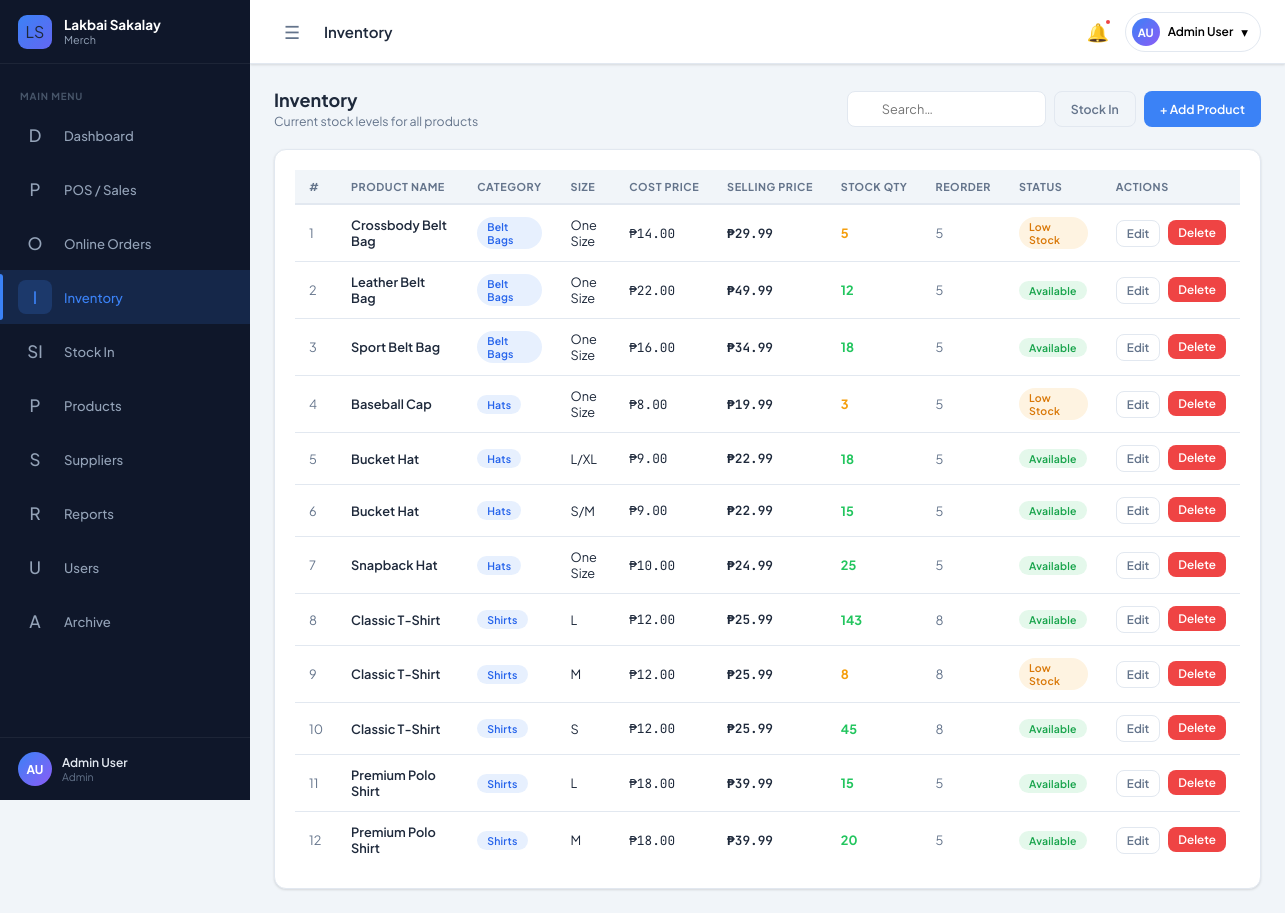
/modules/inventory/index.php (signed in), run on the app's committed database.
### tables this page shows
CREATE TABLE IF NOT EXISTS products (
  product_id    INT UNSIGNED AUTO_INCREMENT PRIMARY KEY,
  product_name  VARCHAR(150) NOT NULL,
  category_id   INT UNSIGNED,
  size          VARCHAR(20)  NOT NULL DEFAULT 'One Size',
  price         DECIMAL(10,2) NOT NULL DEFAULT 0.00,
  cost_price    DECIMAL(10,2) NOT NULL DEFAULT 0.00,
  reorder_lvl   INT          NOT NULL DEFAULT 5,
  created_at    DATETIME     NOT NULL DEFAULT CURRENT_TIMESTAMP,
  FOREIGN KEY (category_id) REFERENCES categories(id) ON DELETE SET NULL
);

CREATE TABLE IF NOT EXISTS categories (
  id    INT UNSIGNED AUTO_INCREMENT PRIMARY KEY,
  name  VARCHAR(80) NOT NULL UNIQUE
);

CREATE TABLE IF NOT EXISTS stock (
  stock_id   INT UNSIGNED AUTO_INCREMENT PRIMARY KEY,
  product_id INT UNSIGNED NOT NULL UNIQUE,
  quantity   INT          NOT NULL DEFAULT 0,
  FOREIGN KEY (product_id) REFERENCES products(product_id) ON DELETE CASCADE
);

### config/app.php (called while the page is built, shortened)
<?php
require_once BASE_PATH . '/config/database.php';
require_once BASE_PATH . '/classes/Product.php';
function e(mixed $val): string {
    return htmlspecialchars((string)$val, ENT_QUOTES, 'UTF-8');
}
function isAdmin(): bool {
    return ($_SESSION['role'] ?? '') === 'admin';
}

### config/database.php (called while the page is built, shortened)
<?php
class Database {
    private static ?PDO $instance = null;
    public static function getInstance(): PDO {
        if (self::$instance === null) {
            $dsn = 'mysql:host=' . DB_HOST . ';dbname=' . DB_NAME . ';charset=utf8mb4';
            $options = [
                PDO::ATTR_ERRMODE            => PDO::ERRMODE_EXCEPTION,
                PDO::ATTR_DEFAULT_FETCH_MODE => PDO::FETCH_ASSOC,
                PDO::ATTR_EMULATE_PREPARES   => false,
            ];
            try {
                self::$instance = new PDO($dsn, DB_USER, DB_PASS, $options);
            } catch (PDOException $e) {
                die(json_encode(['error' => 'Database connection failed: ' . $e->getMessage()]));
            }
        }
        return self::$instance;
    }
}

### classes/Product.php (called while the page is built, shortened)
<?php
class Product {
    private PDO $db;
    public function __construct() {
        $this->db = Database::getInstance();
    }
    public function getAll(): array {
        return $this->db->query(
            'SELECT p.product_id, p.product_name, c.name AS category, p.size,
                    p.cost_price, p.price, p.reorder_lvl, s.quantity
             FROM products p
             LEFT JOIN categories c ON c.id = p.category_id
             JOIN stock s ON s.product_id = p.product_id
             WHERE p.archived_at IS NULL
             ORDER BY c.name, p.product_name, p.size'
        )->fetchAll();
    }
    public function countLowStock(): int {
        return (int)$this->db->query(
            'SELECT COUNT(*) FROM products p JOIN stock s ON s.product_id=p.product_id WHERE s.quantity<=p.reorder_lvl'
        )->fetchColumn();
    }
}

### modules/inventory/index.php (the view, shortened to what this page needs)
<?php
require_once __DIR__ . '/../../config/app.php';
$pageTitle   = 'Inventory';
$currentPage = 'inventory';
$product = new Product();
$products   = $product->getAll();
require_once __DIR__ . '/../../includes/head.php';
require_once __DIR__ . '/../../includes/sidebar.php';
require_once __DIR__ . '/../../includes/topbar.php';
?>
<div class="page-header">
  <div><h1>Inventory</h1><p>Current stock levels for all products</p></div>
  <div class="d-flex gap-8">
    <div class="search-wrap">
      <input type="text" id="invSearch" class="form-control" placeholder="Search…">
    </div>
    <?php if (isAdmin()): ?>
      <a href="<?= APP_URL ?>/modules/stock_in/index.php" class="btn btn-ghost"> Stock In</a>
      <a href="<?= APP_URL ?>/modules/products/index.php" class="btn btn-primary">+ Add Product</a>
    <?php endif; ?>
  </div>
</div>
<div class="card">
  <div class="table-wrapper">
    <table>
      <thead>
        <tr>
          <th>#</th><th>Product Name</th><th>Category</th><th>Size</th>
          <th>Cost Price</th><th>Selling Price</th><th>Stock Qty</th>
          <th>Reorder</th><th>Status</th>
          <?php if (isAdmin()): ?><th>Actions</th><?php endif; ?>
        </tr>
      </thead>
      <tbody id="invBody">
        <?php foreach ($products as $i => $p):
          $stockStatus = 'good'; $statusLabel = 'Available'; $badgeClass = 'badge-green';
          if ($p['quantity'] == 0)              { $stockStatus='out'; $statusLabel='Out of Stock'; $badgeClass='badge-red'; }
          elseif ($p['quantity'] <= $p['reorder_lvl']) { $stockStatus='low'; $statusLabel='Low Stock';    $badgeClass='badge-orange'; }
        ?>
          <tr>
            <td class="text-muted"><?= $i + 1 ?></td>
            <td style="font-weight:600"><?= e($p['product_name']) ?></td>
            <td><span class="badge badge-blue"><?= e($p['category'] ?? 'Uncategorized') ?></span></td>
            <td><?= e($p['size']) ?></td>
            <td class="text-mono">₱<?= number_format($p['cost_price'], 2) ?></td>
            <td class="text-mono" style="font-weight:600">₱<?= number_format($p['price'], 2) ?></td>
            <td style="font-weight:700;color:<?= $stockStatus==='out' ? 'var(--clr-danger)' : ($stockStatus==='low' ? 'var(--clr-warning)' : 'var(--clr-success)') ?>">
              <?= number_format($p['quantity']) ?>
            </td>
            <td class="text-muted"><?= $p['reorder_lvl'] ?></td>
            <td><span class="badge <?= $badgeClass ?>"><?= $statusLabel ?></span></td>
            <?php if (isAdmin()): ?>
            <td>
              <div class="d-flex gap-8">
                <button class="btn btn-ghost btn-sm" onclick="openInvEdit(<?= htmlspecialchars(json_encode($p), ENT_QUOTES) ?>)">Edit</button>
                <form method="POST" onsubmit="event.preventDefault();confirmDelete(this)">
                  <button type="submit" class="btn btn-danger btn-sm">Delete</button>
                </form>
              </div>
            </td>
            <?php endif; ?>
          </tr>
        <?php endforeach; ?>
      </tbody>
    </table>
  </div>
</div>
<?php require_once __DIR__ . '/../../includes/footer.php'; ?>

### includes/head.php (shortened to what this page needs)
<!DOCTYPE html>
<html lang="en">
<head>
  <link rel="stylesheet" href="<?= APP_URL ?>/assets/css/main.css">
</head>
<body>
<div id="layout">

### includes/sidebar.php
<?php
$currentPage = $currentPage ?? '';
$role = $_SESSION['role'] ?? 'employee';
$navItems = [
  ['href' => 'dashboard',      'icon' => 'D',  'label' => 'Dashboard',      'roles' => ['admin','employee']],
  ['href' => 'pos',            'icon' => 'P',  'label' => 'POS / Sales',    'roles' => ['admin','employee']],
  ['href' => 'online_orders',  'icon' => 'O',  'label' => 'Online Orders',  'roles' => ['admin','employee']],
  ['href' => 'inventory',      'icon' => 'I',  'label' => 'Inventory',      'roles' => ['admin','employee']],
  ['href' => 'stock_in',       'icon' => 'SI', 'label' => 'Stock In',       'roles' => ['admin','employee']],
  ['href' => 'products',       'icon' => 'P',  'label' => 'Products',       'roles' => ['admin']],
  ['href' => 'suppliers',      'icon' => 'S',  'label' => 'Suppliers',      'roles' => ['admin']],
  ['href' => 'reports',        'icon' => 'R',  'label' => 'Reports',        'roles' => ['admin','employee']],
  ['href' => 'users',          'icon' => 'U',  'label' => 'Users',          'roles' => ['admin']],
  ['href' => 'archive',        'icon' => 'A',  'label' => 'Archive',        'roles' => ['admin']],
];
$SFN        = $_SESSION['SFN'] ?? '';
$SLN        = $_SESSION['SLN'] ?? '';
$fullName   = trim($SFN . ' ' . $SLN) ?: 'User';
$initials   = strtoupper(substr($SFN, 0, 1) . substr($SLN, 0, 1));
$displayRole = ucfirst($_SESSION['role'] ?? 'Employee');
?>
<aside class="sidebar" id="sidebar">
  <div class="sidebar-brand">
    <div class="brand-icon">LS</div>
    <div class="brand-text">
      Lakbai Sakalay
      <span>Merch</span>
    </div>
  </div>
  <nav class="sidebar-nav">
    <div class="nav-label">Main Menu</div>
    <?php foreach ($navItems as $item): ?>
      <?php if (in_array($role, $item['roles'])): ?>
        <a href="<?= APP_URL ?>/modules/<?= $item['href'] ?>/index.php"
           class="nav-item <?= $currentPage === $item['href'] ? 'active' : '' ?>">
          <div class="icon"><?= $item['icon'] ?></div>
          <span><?= e($item['label']) ?></span>
        </a>
      <?php endif; ?>
    <?php endforeach; ?>
  </nav>
  <div class="sidebar-footer">
    <div class="sidebar-user">
      <div class="sidebar-avatar"><?= e($initials) ?></div>
      <div class="sidebar-user-info">
        <div class="name"><?= e($fullName) ?></div>
        <div class="role"><?= e($displayRole) ?></div>
      </div>
    </div>
  </div>
</aside>

### includes/topbar.php (shortened to what this page needs)
<?php
$pageTitle   = $pageTitle ?? 'Dashboard';
$SFN         = $_SESSION['SFN'] ?? '';
$SLN         = $_SESSION['SLN'] ?? '';
$fullName    = trim($SFN . ' ' . $SLN) ?: 'User';
$initials    = strtoupper(substr($SFN, 0, 1) . substr($SLN, 0, 1));
$_topbarProduct  = new Product();
$lowStockCount   = $_topbarProduct->countLowStock();
?>
<div class="main-wrapper" id="mainWrapper">
  <header class="topbar">
    <div class="topbar-left">
      <button class="topbar-toggle" id="sidebarToggle" title="Toggle Sidebar">☰</button>
      <div class="page-title"><?= e($pageTitle) ?></div>
    </div>
    <div class="topbar-right">
      <div class="dropdown-wrapper">
        <button class="notif-btn" id="notifBtn" title="Notifications">
          🔔
          <?php if ($lowStockCount > 0): ?>
            <span class="notif-badge"></span>
          <?php endif; ?>
        </button>
      </div>
      <div class="dropdown-wrapper">
        <button class="profile-btn" id="profileBtn">
          <div class="avatar"><?= e($initials) ?></div>
          <span class="profile-name"><?= e($fullName) ?></span>
          ▾
        </button>
      </div>
    </div>
  </header>
  <main class="page-content">

### includes/footer.php (shortened to what this page needs)
  </main>
</div>
</div>
</body>
</html>

### data on the page
products: product_name "Crossbody Belt Bag", category.name "Belt Bags", size "One Size", cost_price "14.00", price "29.99", stock.quantity "5", reorder_lvl "5", reorder_lvl.quantity "Low Stock"
products: product_name "Leather Belt Bag", category.name "Belt Bags", size "One Size", cost_price "22.00", price "49.99", stock.quantity "12", reorder_lvl "5", statusLabel "Available"
products: product_name "Sport Belt Bag", category.name "Belt Bags", size "One Size", cost_price "16.00", price "34.99", stock.quantity "18", reorder_lvl "5", statusLabel "Available"
products: product_name "Baseball Cap", category.name "Hats", size "One Size", cost_price "8.00", price "19.99", stock.quantity "3", reorder_lvl "5", reorder_lvl.quantity "Low Stock"
products: product_name "Bucket Hat", category.name "Hats", size "L/XL", cost_price "9.00", price "22.99", stock.quantity "18", reorder_lvl "5", statusLabel "Available"
products: product_name "Bucket Hat", category.name "Hats", size "S/M", cost_price "9.00", price "22.99", stock.quantity "15", reorder_lvl "5", statusLabel "Available"
products: product_name "Snapback Hat", category.name "Hats", size "One Size", cost_price "10.00", price "24.99", stock.quantity "25", reorder_lvl "5", statusLabel "Available"
products: product_name "Classic T-Shirt", category.name "Shirts", size "L", cost_price "12.00", price "25.99", stock.quantity "143", reorder_lvl "8", statusLabel "Available"
products: product_name "Classic T-Shirt", category.name "Shirts", size "M", cost_price "12.00", price "25.99", stock.quantity "8", reorder_lvl "8", reorder_lvl.quantity "Low Stock"
products: product_name "Classic T-Shirt", category.name "Shirts", size "S", cost_price "12.00", price "25.99", stock.quantity "45", reorder_lvl "8", statusLabel "Available"
products: product_name "Premium Polo Shirt", category.name "Shirts", size "L", cost_price "18.00", price "39.99", stock.quantity "15", reorder_lvl "5", statusLabel "Available"
products: product_name "Premium Polo Shirt", category.name "Shirts", size "M", cost_price "18.00", price "39.99", stock.quantity "20", reorder_lvl "5", statusLabel "Available"

### other printed values
$item['icon'] "D"
$item['label'] "Dashboard"
$item['icon'] "P"
$item['label'] "POS / Sales"
$item['icon'] "O"
$item['label'] "Online Orders"
$item['icon'] "I"
$item['label'] "Inventory"
$item['icon'] "SI"
$item['label'] "Stock In"
$item['label'] "Products"
$item['icon'] "S"
$item['label'] "Suppliers"
$item['icon'] "R"
$item['label'] "Reports"
